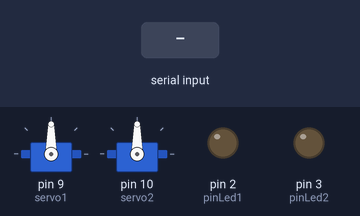
This sketch was run on a simulated Arduino Uno, built with avr-gcc and run on an emulated ATmega328P. Shown: 2 × servo, output pins drawn as LEDs (lit = HIGH). Inputs (shaded band) come from the test bench.

Above: at 1.2 s.
1.3 s: "S1:\n" received over Serial
At 2.4 s:
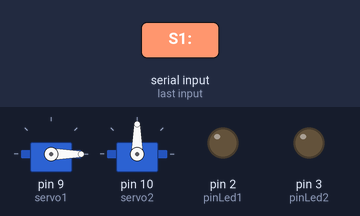
2.9 s: "S2:\n" received over Serial
At 3.6 s:
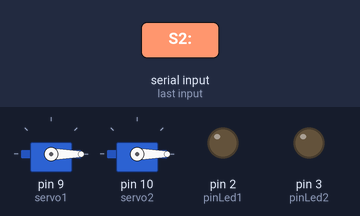
4.5 s: "S1:90\n" received over Serial
At 4.9 s:
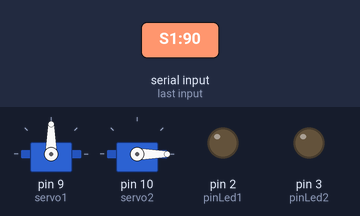
6.1 s: "S1:,45\n" received over Serial
At 6.18 s:
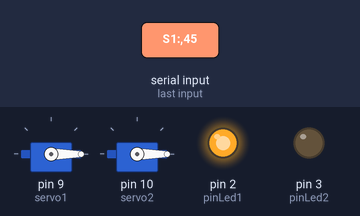
7.7 s: "S2:90\n" received over Serial
At 7.78 s:
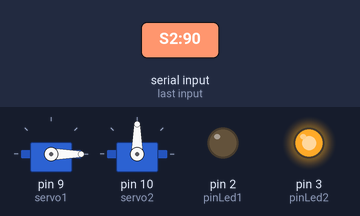
9.3 s: "S2:,45\n" received over Serial
At 9.38 s:
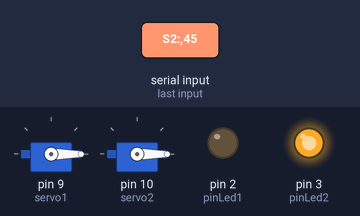
Timing chart, 0 to 11.9 s (numbered marks = the images above; inputs shaded):
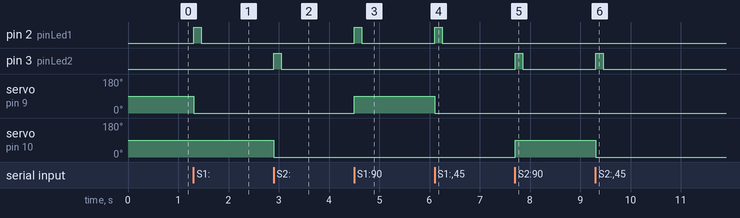

Measured:
- after the input at 1.3 s, pin 2 (pinLed1): LOW → HIGH at once, → LOW 0.15 s later; servo on pin 9 (servo1): 90° → 0° at once
- after the input at 2.9 s, pin 3 (pinLed2): LOW → HIGH at once, → LOW 0.15 s later; servo on pin 10 (servo2): 90° → 0° at once
- after the input at 4.5 s, pin 2 (pinLed1): LOW → HIGH at once, → LOW 0.15 s later; servo on pin 9 (servo1): 0° → 90° at once
- after the input at 6.1 s, pin 2 (pinLed1): LOW → HIGH at once, → LOW 0.15 s later; servo on pin 9 (servo1): 90° → 0° at once
- after the input at 7.7 s, pin 3 (pinLed2): LOW → HIGH at once, → LOW 0.15 s later; servo on pin 10 (servo2): 0° → 90° at once
- after the input at 9.3 s, pin 3 (pinLed2): LOW → HIGH at once, → LOW 0.15 s later; servo on pin 10 (servo2): 90° → 0° at once

The sketch:

arduino.ino
```cpp
#include <Servo.h>

Servo servo1;
Servo servo2;

const int pinLed1 = 2;
const int pinLed2 = 3;

void setup() {
  Serial.begin(9600);

  servo1.attach(9);
  servo2.attach(10);

  pinMode(pinLed1, OUTPUT);
  pinMode(pinLed2, OUTPUT);

  digitalWrite(pinLed1, LOW);
  digitalWrite(pinLed2, LOW);
}

void loop() {
  if (Serial.available() > 0) {
    String input = Serial.readStringUntil('\n');
    input.trim();

    if (input.startsWith("S1:")) {
      int angle = input.substring(3).toInt();
      digitalWrite(pinLed1, HIGH);
      servo1.write(angle);
      delay(150);
      digitalWrite(pinLed1, LOW);
    }
    else if (input.startsWith("S2:")) {
      int angle = input.substring(3).toInt();
      digitalWrite(pinLed2, HIGH);
      servo2.write(angle);
      delay(150);
      digitalWrite(pinLed2, LOW);
    }
  }
}
```
